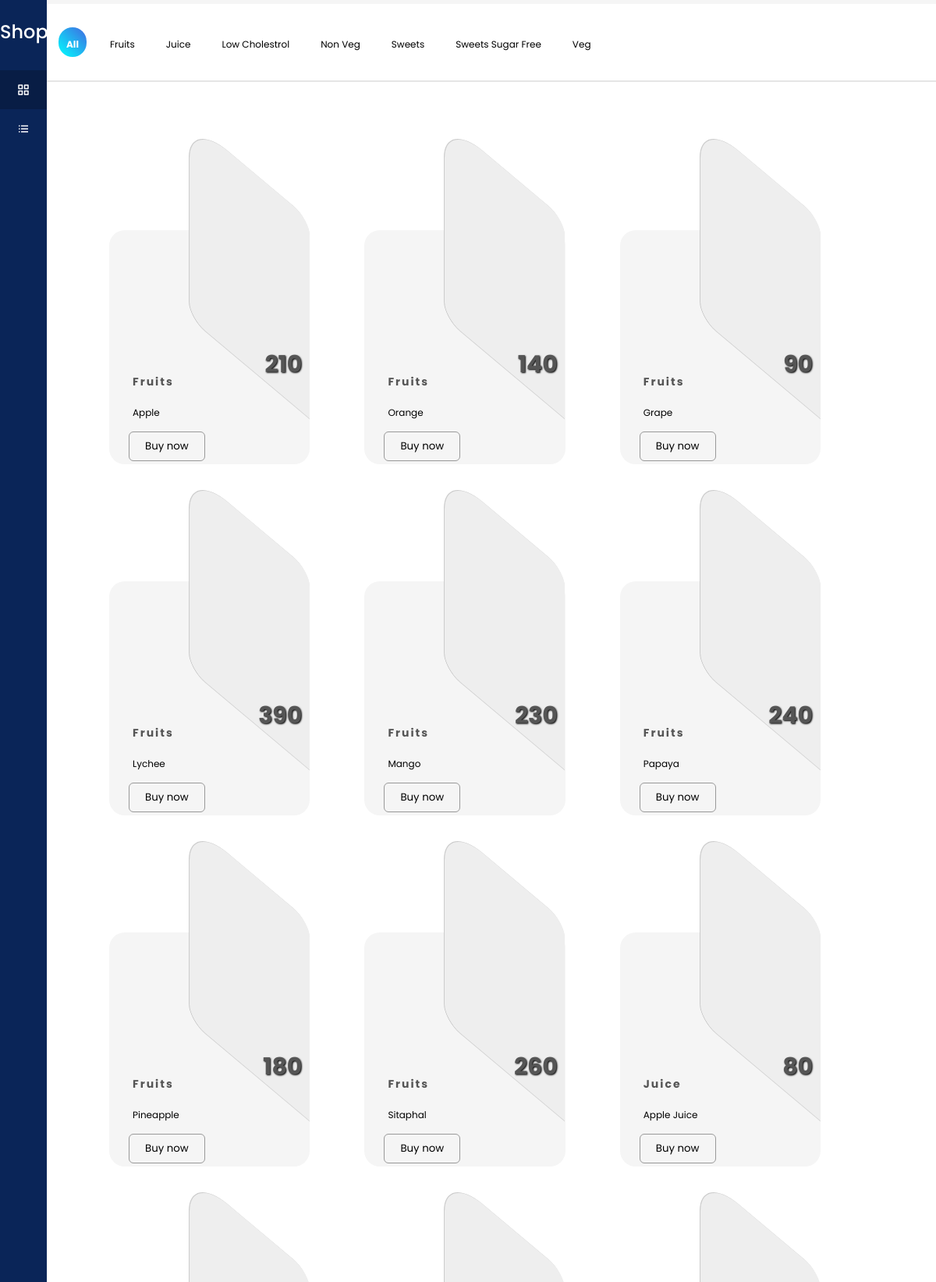
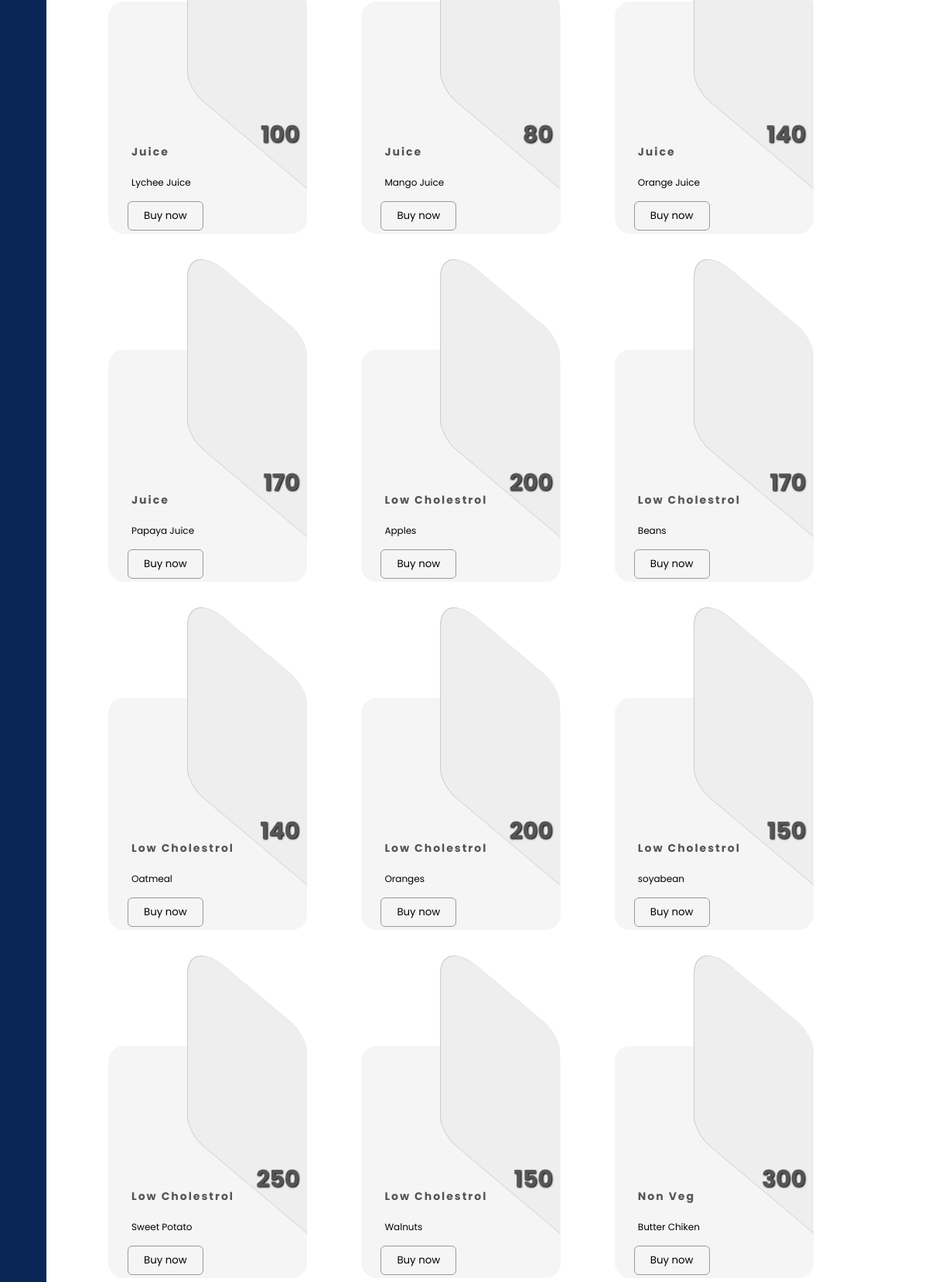
Screenshot of /customerpage.php (upper part) with the database file from the repository (2 pictures, top to bottom).
### tables this page shows
CREATE TABLE `category` (
  `category` varchar(50) NOT NULL,
  `details` text NOT NULL,
  `date` varchar(10) NOT NULL
);

CREATE TABLE `product` (
  `id` int(11) NOT NULL,
  `productname` varchar(100) NOT NULL,
  `price` int(7) NOT NULL,
  `image` varchar(100) NOT NULL,
  `categoryname` varchar(100) NOT NULL
);

### customerpage.php (the view, shortened to what this page needs)
<?php
include "connection.php";
?>
<!DOCTYPE html>
<html lang="en" dir="ltr">
  <head>
    <link rel="stylesheet" href="css1/admin.css">
    <link href='https://unpkg.com/boxicons@2.0.7/css/boxicons.min.css' rel='stylesheet'>
   </head>
<body>
  <div class="sidebar">
    <div class="logo-details">
      <span class="logo_name">Shopping</span>
    </div>
      <ul class="nav-links">
        <li>
          <a href="customerpage.php" class="active">
            <i class='bx bx-grid-alt' ></i>
            <span class="links_name">Dashboard</span>
          </a>
        </li>
        <li>
          <a href="cart.php">
            <i class='bx bx-list-ul' ></i>
            <span class="links_name">Cart</span>
          </a>
        </li>
      </ul>
  </div>
  <section class="home-section">
    <div class="home-content">
      <main>
        <header>
            <ul class="indicator" style="padding: 5px;">
                <li data-filter="all" class="active"  style="padding: 4px;"><a href="#" style="font-size: 12px;padding: 6px;">All</a></li>
                <?php
                $sql1 = mysqli_query($con, "select * from category");
                while ($row1 = mysqli_fetch_assoc($sql1)) {
                ?>
                    <li data-filter="<?php echo $row1['category']; ?>" style="padding: 4px;"><a href="#" style="font-size: 12px;padding: 6px;"><?php echo $row1['category']; ?></a></li>
                <?php
                }
                ?>
            </ul>
        </header>
        <div class="product-field">
            <ul class="items">
                <?php
                $sql3 = "select * from product";
                $result2 = mysqli_query($con, $sql3);
                while ($row3 = mysqli_fetch_assoc($result2)) {
                ?>
                    <li data-category="<?php echo $row3['categoryname']; ?>" data-price="">
                        <picture>
                        </picture>
                        <div class="detail">
                            <p class="icon">
                            </p>
                            <strong style="font-size:14px;"><?php echo $row3['categoryname']; ?></strong>
                            <span style="font-size:12px;"><?php echo $row3['productname']; ?></span>
                            <form method="post">
                                <small> <button type="submit" name="cart" style="background-color:transparent;border:0px;">Buy now</button></small>
                            </form>
                        </div>
                        <h4><?php echo $row3['price']; ?></h4>
                    </li>
                <?php
                }
                ?>
            </ul>
        </div>
    </main>
  </section>
</body>
</html>

### css1/admin.css (style rules this page uses)
* { margin: 0; padding: 0; box-sizing: border-box; font-family: 'Poppins', sans-serif; }
.sidebar { position: fixed; height: 100%; width: 240px; background: #0A2558; transition: all 0.5s ease; }
.sidebar .logo-details { height: 80px; display: flex; align-items: center; }
.sidebar .logo-details .logo_name { color: #fff; font-size: 24px; font-weight: 500; }
.sidebar .nav-links { margin-top: 10px; }
.sidebar .nav-links li { position: relative; list-style: none; height: 50px; }
.sidebar .nav-links li a { height: 100%; width: 100%; display: flex; align-items: center; text-decoration: none; transition: all 0.4s ease; }
.sidebar .nav-links li a.active { background: #081D45; }
.sidebar .nav-links li i { min-width: 60px; text-align: center; font-size: 18px; color: #fff; }
.sidebar .nav-links li a .links_name { color: #fff; font-size: 15px; font-weight: 400; white-space: nowrap; }
.home-section { position: relative; background: #f5f5f5; min-height: 100vh; width: calc(100% - 240px); left: 240px; transition: all 0.5s ease; }
.home-section .home-content { position: relative; padding-top: 104px; }
@media (max-width: 1240px) { .sidebar { width: 60px; } }
@media (max-width: 1240px) { .home-section { width: calc(100% - 60px); left: 60px; } }

### customerpage.php (style rules this page uses)
:root { --gra: linear-gradient(45deg, cyan, royalblue); }
* { padding: 0; margin: 0; box-sizing: border-box; }
main { width: 100%; background: white; margin: -99px auto; font-family: sans-serif; }
header { width: 100%; height: 100px; border-bottom: 2px solid #e5e5e5; display: flex; align-items: center; justify-content: space-between; }
header ul li { list-style: none; padding: 20px; margin: 10px; float: left; font-size: 20px; border-radius: 35px; }
header ul li a { color: inherit; text-decoration: none; }
header ul li.active { background: var(--gra); }
header ul li.active a { color: white; font-weight: bold; }
.product-field { padding: 40px 20px; }
.product-field ul { width: 100%; display: flex; flex-wrap: wrap; }
.product-field ul li { list-style: none; width: 23.4%; height: 300px; transition: 0.5s all; background: whitesmoke; border-radius: 20px; padding: 10px; margin: 200px 10px 0 10px; position: relative; margin-top: 150px; margin-left: 60px; }
picture { background: #eee; padding: 5px; position: absolute; right: 0; bottom: 41%; width: 60%; height: 85%; border-radius: 50px 20px 0 20px; transform: skewY(40deg); overflow: hidden; box-shadow: 0px 1px 0px #00000020, -1px 0px 0px #ccc; }
.detail { width: 100%; height: 100%; }
.detail .icon { width: 30%; height: 55%; padding: 20px 5px; }
.detail>strong { display: inherit; margin: 20px; font-size: 30px; letter-spacing: 2px; color: #555; }
.detail>span { display: inherit; padding: 0 20px; width: 80%; }
.detail small { display: inline-block; padding: 8px 20px; margin: 15px; font-weight: bold; border-radius: 6px; border: 1px solid #999; cursor: pointer; }
li h4 { position: absolute; right: 10px; top: 50%; font-size: 30px; color: #555; text-shadow: 1px 1px 2px black; }

### rows the page displays
category: category "Fruits"
category: category "Juice"
category: category "Low Cholestrol"
category: category "Non Veg"
category: category "Sweets"
category: category "Sweets Sugar Free"
category: category "Veg"
product: categoryname "Fruits", productname "Apple", price "210"
product: categoryname "Fruits", productname "Orange", price "140"
product: categoryname "Fruits", productname "Grape", price "90"
product: categoryname "Fruits", productname "Lychee", price "390"
product: categoryname "Fruits", productname "Mango", price "230"
product: categoryname "Fruits", productname "Papaya", price "240"
product: categoryname "Fruits", productname "Pineapple", price "180"
product: categoryname "Fruits", productname "Sitaphal", price "260"
product: categoryname "Juice", productname "Apple Juice", price "80"
product: categoryname "Juice", productname "Lychee Juice", price "100"
product: categoryname "Juice", productname "Mango Juice", price "80"
product: categoryname "Juice", productname "Orange Juice", price "140"
product: categoryname "Juice", productname "Papaya Juice", price "170"
product: categoryname "Low Cholestrol", productname "Apples", price "200"
product: categoryname "Low Cholestrol", productname "Beans", price "170"
product: categoryname "Low Cholestrol", productname "Oatmeal", price "140"
product: categoryname "Low Cholestrol", productname "Oranges", price "200"
product: categoryname "Low Cholestrol", productname "soyabean", price "150"
product: categoryname "Low Cholestrol", productname "Sweet Potato", price "250"
product: categoryname "Low Cholestrol", productname "Walnuts", price "150"
product: categoryname "Non Veg", productname "Butter Chiken", price "300"
